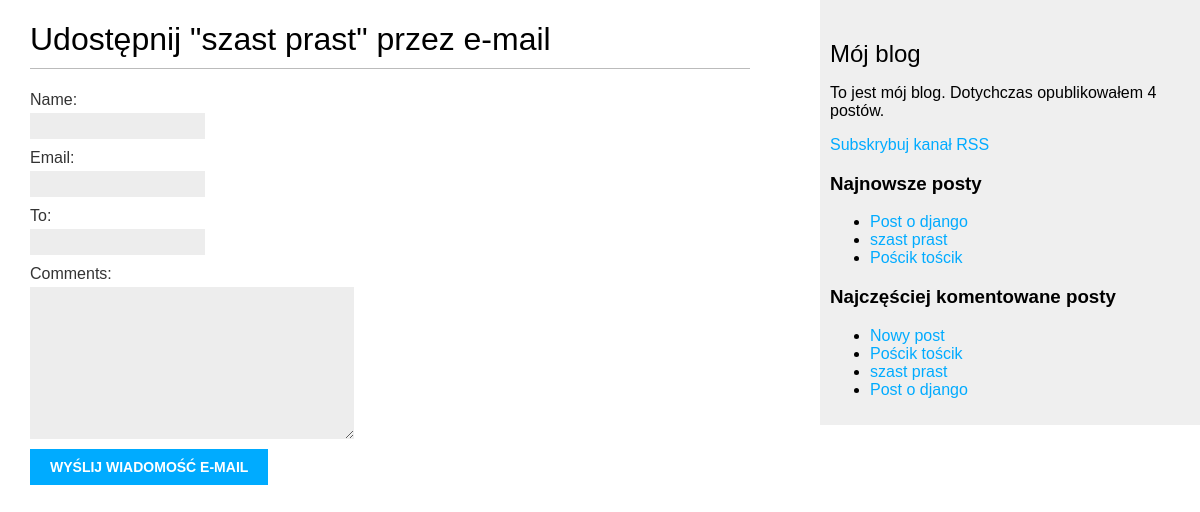
/blog/3/share/, run on the app's committed database.
### blog/models.py (models this page shows, shortened)
class Post(models.Model):
    STATUS_CHOICES = (
        ('draft', 'Draft'),
        ('published', 'Published'),
                      )
    title = models.CharField(max_length=250)
    slug = models.SlugField(max_length=250, unique_for_date='publish')
    author = models.ForeignKey(User, on_delete=models.CASCADE, related_name='blog_posts')
    body = models.TextField()
    publish = models.DateTimeField(default=timezone.now)
    created = models.DateTimeField(auto_now_add=True)
    updated = models.DateTimeField(auto_now=True)
    status = models.CharField(max_length=10, choices=STATUS_CHOICES, default='draft')
    objects = models.Manager()
    published = PublishedManager()
    tags = TaggableManager()
    class Meta:
        ordering = ('-publish', )
    def get_absolute_url(self):
        return reverse('blog:post_detail', args=[self.publish.year, self.publish.strftime('%m'),
                                                 self.publish.strftime('%d'), self.slug])

### blog/views.py (the view)
# urls.py: path('<int:post_id>/share/', views.post_share, name='post_share'),
def post_share(request, post_id):
    post = get_object_or_404(Post, id=post_id, status='published')
    sent = False
    if request.method == 'POST':
        form = EmailPostForm(request.POST)
        if form.is_valid():
            cd = form.cleaned_data
            post_url = request.build_absolute_uri(post.get_absolute_url())
            subject = f'{cd["name"]}  ({cd["email"]}) zachęca do przeczytania "{post.title}"'
            message = f'Przeczytaj post "{post.title}" na stronie {post_url} \n\n Komentarz dodany przez' \
                      f' {cd["name"]}: {cd["comments"]}'
            send_mail(subject, message, 'admin@myblog.com', [cd["to"]])
            sent = True
    else:
        form = EmailPostForm()
        cd = {}
    return render(request, 'blog/post/share.html', {'post': post, 'form': form, 'sent': sent, 'cd': cd})

### blog/forms.py
class EmailPostForm(forms.Form):
    name = forms.CharField(max_length=25)
    email = forms.EmailField()
    to = forms.EmailField()
    comments = forms.CharField(required=False, widget=forms.Textarea)

### blog/models.py (called while the page is built)
    def get_queryset(self):
        return super(PublishedManager, self).get_queryset().filter(status='published')

### blog/templatetags/blog_tags.py (called while the page is built)
@register.simple_tag
def total_posts():
    return Post.published.count()

@register.inclusion_tag('blog/post/latest_posts.html')
def show_latest_posts(count=5):
    latest_posts = Post.published.order_by('-publish')[:count]
    return {'latest_posts': latest_posts}

@register.simple_tag
def get_most_commented_posts(count=5):
    return Post.published.annotate(total_comments=Count('comments')).order_by('-total_comments')[:count]

### blog/templates/blog/post/share.html (shortened to what this page needs)
{% extends "blog/base.html" %}
{% block content %}
    {% if sent %}
    <h1>Wiadomość e-mail została wysłana</h1>
    <p> Wysłanie posta "{{ post.title }}" przez {{ cd.email }} do {{ cd.to }} zakończyło się sukcesem.</p>
    {% else %}
         <h1>Udostępnij "{{ post.title }}" przez e-mail</h1>
         <form action="." method="post">
            {{ form.as_p }}
              <input type="submit" value="Wyślij wiadomość e-mail">
         </form>
    {% endif %}
{% endblock %}

### blog/templates/blog/base.html (shortened to what this page needs)
<!DOCTYPE html>
{% load blog_tags %}
{% load static %}
<html>
<head>
  <link href="{% static 'css/blog.css' %}" rel="stylesheet">
</head>
<body>
  <div id="content">
    {% block content %}
    {% endblock %}
  </div>
  <div id="sidebar">
  <h2>Mój blog</h2>
  <p>To jest mój blog. Dotychczas opublikowałem {% total_posts %} postów.</p>
  <p><a href="{% url 'blog:post_feed' %}">Subskrybuj kanał RSS</a></p>
  <h3>Najnowsze posty</h3>
  {% show_latest_posts 3 %}
  <h3>Najczęściej komentowane posty</h3>
{% get_most_commented_posts as most_commented_posts %}
<ul>
{% for post in most_commented_posts %}
  <li>
    <a href="{{ post.get_absolute_url }}">{{ post.title }}</a>
  </li>
{% endfor %}
</ul>
</div>
</body>
</html>

### blog/templates/blog/post/latest_posts.html
<ul>
{% for post in latest_posts %}
  <li>
    <a href="{{ post.get_absolute_url }}">{{ post.title }}</a>
  </li>
{% endfor %}
</ul>

### blog/static/css/blog.css (style rules this page uses)
body { margin:0; padding:0; font-family:helvetica, sans-serif; }
a { color:#00abff; text-decoration:none; }
h1 { font-weight:normal; border-bottom:1px solid #bbb; padding:0 0 10px 0; }
h2 { font-weight:normal; margin:30px 0 0; }
#content { float:left; width:60%; padding:0 0 0 30px; }
#sidebar { float:right; width:30%; padding:10px; background:#efefef; height:100%; }
label { float:left; clear:both; color:#333; margin-bottom:4px; }
input, textarea { clear:both; float:left; margin:0 0 10px; background:#ededed; border:0; padding:6px 10px; font-size:12px; }
input[type=submit] { font-weight:bold; background:#00abff; color:#fff; padding:10px 20px; font-size:14px; text-transform:uppercase; }

### data on the page
Post: title "szast prast"
Post: title "Post o django"
Post: title "Pościk tościk"
Post: title "Nowy post"
